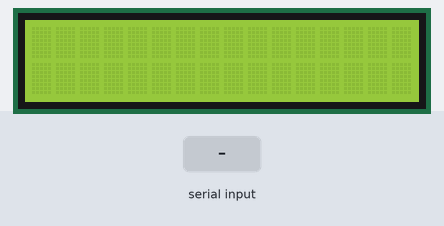
The sketch below on a simulated Arduino Uno, built with avr-gcc and run on an emulated ATmega328P. On the bench: 16×2 character LCD. The test bench sets the inputs (shaded band).

Above: at 1.3 s.
1.4 s: "1\n" received over Serial
At 1.7 s:
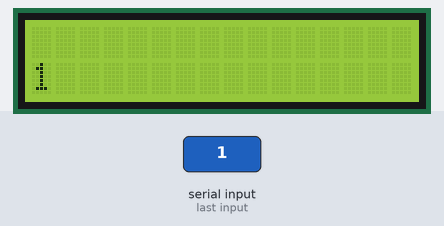
2.9 s: "0\n" received over Serial
At 4.0 s:
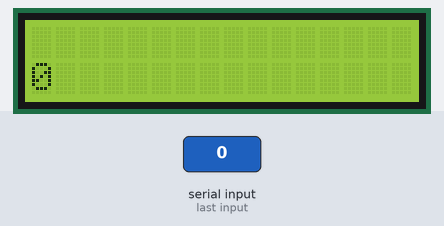
4.4 s: "2\n" received over Serial
At 5.1 s:
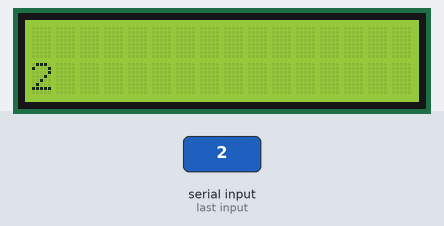
Timing chart, 0 to 7.4 s (numbered marks = the images above; inputs shaded):
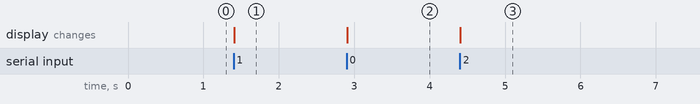

Measured:
- after the input at 1.4 s, the display: changes at once (image 1)
- after the input at 2.9 s, the display: changes at once (image 2)
- after the input at 4.4 s, the display: changes at once (image 3)

The sketch:

ex.ino
```cpp
#include <LiquidCrystal_I2C.h>
#include <Wire.h>

LiquidCrystal_I2C lcd(0x3F, 16, 2);  // Địa chỉ I2C của màn hình LCD
char receivedData[32];  // Dùng để lưu trữ dữ liệu nhận từ Python
unsigned long lastDisplayTime = 0;
const unsigned long displayDuration = 5000;  // Thời gian hiển thị text trên LCD (ms)

void setup() {
    lcd.init();
    lcd.backlight();
    lcd.begin(16, 2);
    Serial.begin(9600);
}

void loop() {
    if (Serial.available() > 0) {
        int bytesRead = Serial.readBytesUntil('\n', receivedData, sizeof(receivedData) - 1);
        receivedData[bytesRead] = '\0';  // Thêm ký tự kết thúc chuỗi
        displayText(receivedData);
    }

    // Kiểm tra thời gian hiển thị và clear
    if (millis() - lastDisplayTime >= displayDuration) {
        lcd.clear();
    }
}

void displayText(const char *text) {
    lcd.clear();
    lcd.setCursor(0, 1);
    lcd.print(text);

    // Lưu thời gian hiển thị
    lastDisplayTime = millis();
}
```
